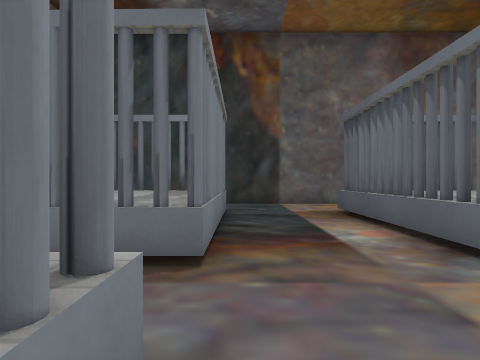
view 1 (above)

17 first-person views from a walk through a level from a Godot 3-D game. The camera is 1.2 m above the floor, looks level and sees 70° across. The floor is counted in squares, 1.33 m on a side. Each view is taken from the middle of a square. On the plan, view 1 faces up. The plan holds only what a view shows up to about 12 squares ahead; the rest is blank. Some surface patterns are stand-ins.

view 2
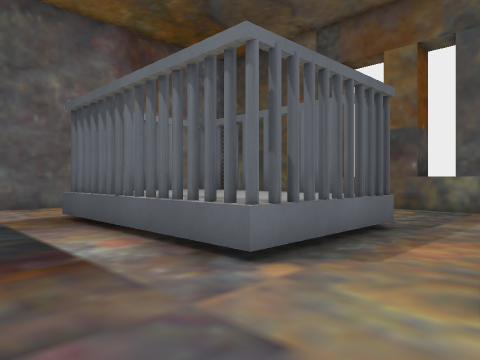

view 3
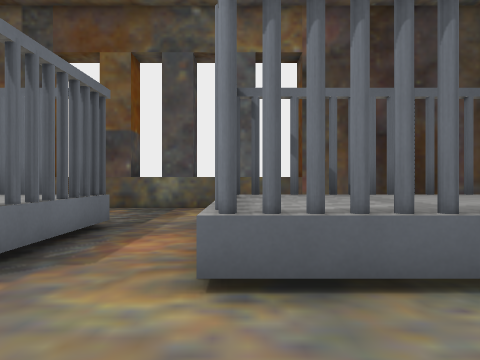

view 4
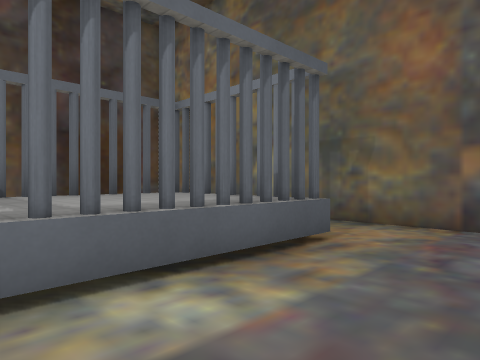

view 5
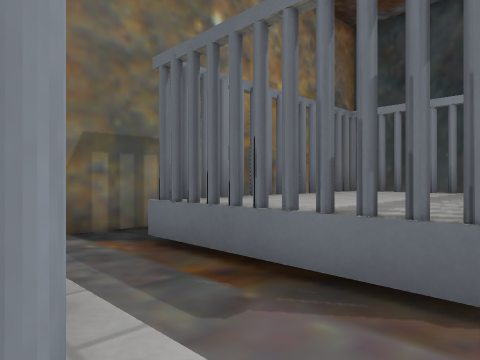

view 6
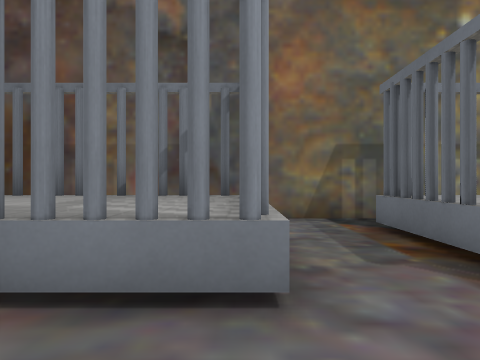

view 7
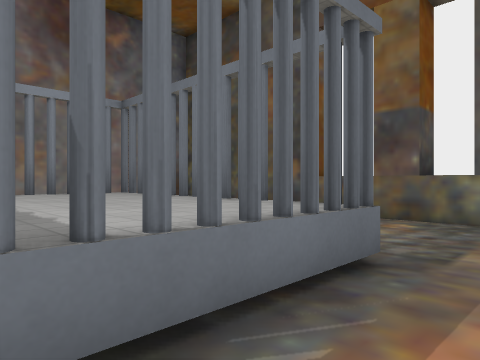

view 8
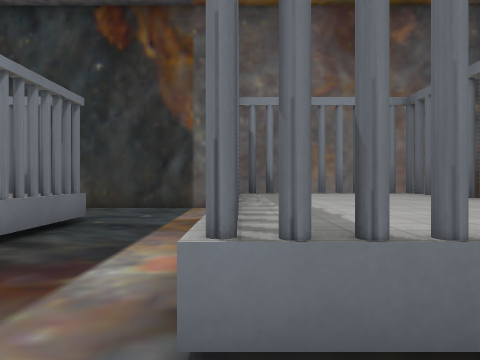

view 9
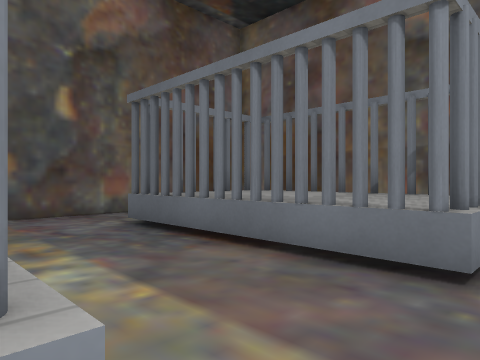

view 10
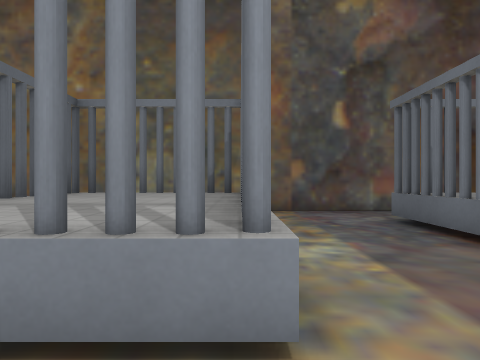

view 11
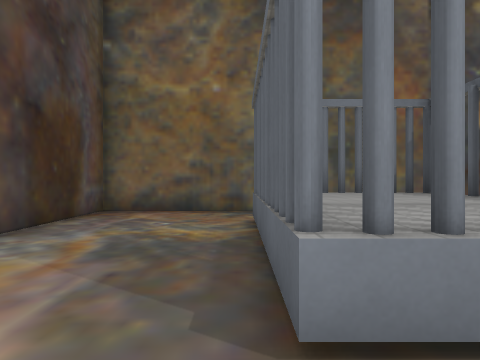

view 12
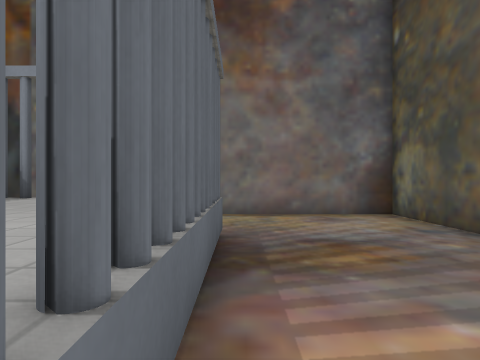

view 13
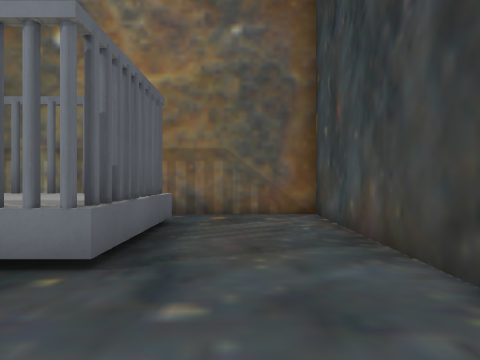

view 14
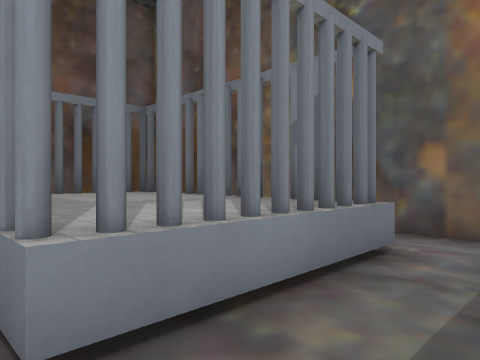

view 15
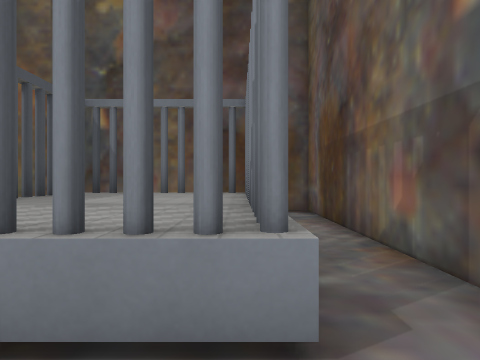

view 16
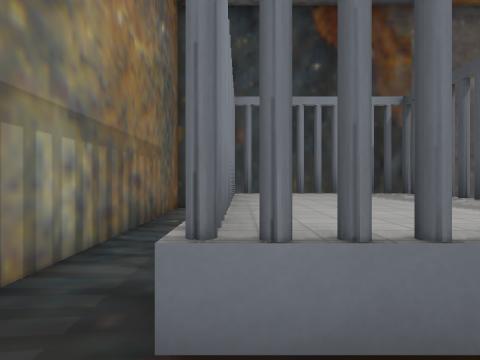

view 17
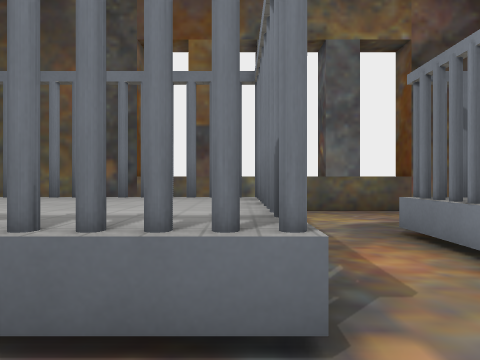

### Floor plan
Key: @ floor where view 1 was taken; # wall or solid block; . floor; ^ raised ledge.
Columns run from 6 left of view 1 to 12 right of it. Each row starts with its distance up from view 1.
 13 ##################
 12 #.........   ....#
 11 #.........   ....#
 10 #.........   ....#
  9 #.#^#^...##^^....#
  8 #.^^^^...#^^^....#
  7 #.#^^#...#^^#... #
  6 #.#^^^...#^^^... ^
  5 #.^^^^...#^^^....#^
  4 #.#^#^...##^^....^
  3 #................#^
  2 #................^
  1 #.####...####....#^
  0 #.#^^#@..#^^#....^
 -1 #.^^^^...#^^^....##
 -2 #.^^^^...#^^^....#
 -3 #.#^^#...#^^#....#
 -4 #.^^#^...##^^....#
 -5 #.   .....   ....#
 -6 #.   ......  ....#
 -7 ##################

Where each view was taken, in squares from view 1:
view 1: 0 up, 0 right, facing up
view 2: 1 up, 0 right, facing up-right
view 3: 1 up, 0 right, facing right
view 4: 0 up, 0 right, facing down-right
view 5: 1 up, 0 right, facing up-left
view 6: 1 up, 2 right, facing left
view 7: 2 up, 3 right, facing up-right
view 8: 2 up, 3 right, facing up
view 9: 2 up, 3 right, facing down-left
view 10: 3 up, 3 right, facing down
view 11: 3 up, 7 right, facing down
view 12: 4 up, 7 right, facing up
view 13: 11 up, 3 right, facing left
view 14: 3 up, 0 right, facing down-left
view 15: 3 up, 4 left, facing down
view 16: 2 up, 4 left, facing up
view 17: 4 up, 1 right, facing right
